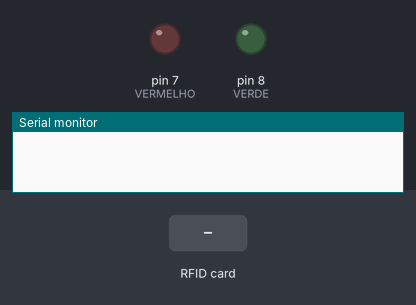
The sketch below on a simulated Arduino Uno, built for the host (arithmetic inside an expression is 32-bit, double 64-bit). On the bench: output pins drawn as LEDs (lit = HIGH), the last lines printed to the serial monitor. Inputs (shaded band) come from the test bench. Storage starts empty.

Above: at 1.2 s.
1.3 s: RFID card 20 6B 18 83 held to the reader
At 2.2 s:
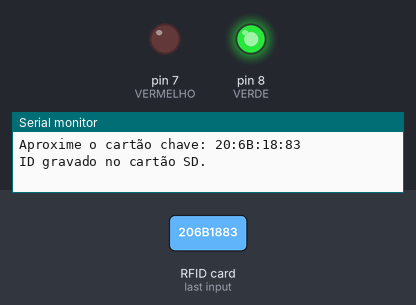
2.8 s: RFID card 5E 7A 19 C4 held to the reader
At 3.8 s:
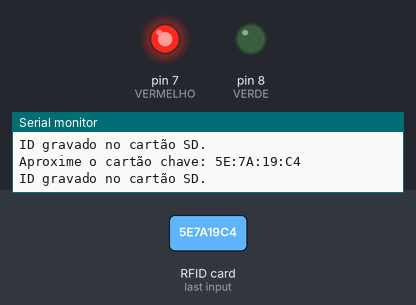
Timing chart, 0 to 5.8 s (numbered marks = the images above; inputs shaded):
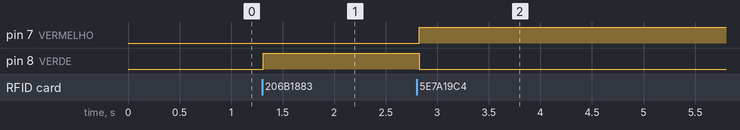

The sketch:

leitor_2LEDS_SD2.ino
```cpp
#include <SPI.h>
#include <MFRC522.h>
#include <SD.h> // Inclui a biblioteca SD.h

#define chipSelect 4 // Define o pino CS do cartão SD
#define SS_PIN 10    // está conectado como pino Slave Select (SS) em uma comunicação SPI (Serial Peripheral Interface)
#define RST_PIN 9    // o pino 9 do Arduino está sendo usado como o pino de reset para o módulo MFRC522, leitor de cartão RFID
#define VERDE 8      // Pino do Led verde
#define VERMELHO 7   // Pino do LED vermelho

MFRC522 rfid(SS_PIN, RST_PIN);
File arquivo; // Declaração global do objeto de arquivo

// Defina as chaves permitidas como uma matriz de strings
String chavesPermitidas[] = {
    "20:6B:18:83",
    // Adicione outras chaves permitidas aqui
};

void setup()
{
    // Inicializa a comunicação serial
    Serial.begin(9600);

    // Inicializa o SPI
    SPI.begin();

    // Inicializa o módulo RFID
    rfid.PCD_Init();

    // Configura o pino do LED verde como saída
    pinMode(VERDE, OUTPUT);

    // Configura o pino do LED vermelho como saída
    pinMode(VERMELHO, OUTPUT);

    // Inicializa a comunicação com o cartão SD com tratamento de exceções
    try
    {
        if (!SD.begin(chipSelect))
        {
            throw "Falha ao inicializar o cartão SD";
        }

        // Abre o arquivo no cartão SD uma vez no início do programa
        arquivo = SD.open("alunos.txt", FILE_WRITE);
        if (!arquivo)
        {
            throw "Erro ao abrir o arquivo no cartão SD.";
        }
    }
    catch (const char *error)
    {
        Serial.println(error);
        while (true)
        {
            // Fica em um loop infinito em caso de erro crítico
        }
    }
}

void loop()
{
    // Verifica se há um novo cartão
    if (!rfid.PICC_IsNewCardPresent() || !rfid.PICC_ReadCardSerial())
        return;

    // Obtém o tipo do cartão
    MFRC522::PICC_Type tipoPICC = rfid.PICC_GetType(rfid.uid.sak);

    // Verifica se o cartão é do tipo MIFARE Classic
    if (tipoPICC != MFRC522::PICC_TYPE_MIFARE_MINI &&
        tipoPICC != MFRC522::PICC_TYPE_MIFARE_1K &&
        tipoPICC != MFRC522::PICC_TYPE_MIFARE_4K)
    {
        Serial.println(F("Seu cartão não é do tipo MIFARE Classic."));
        return;
    }

    // Converte o UID do cartão para uma string !!
    String strID = "";
    for (byte i = 0; i < 4; i++)
    {
        strID +=
            (rfid.uid.uidByte[i] < 0x10 ? "0" : "") + String(rfid.uid.uidByte[i], HEX) + (i != 3 ? ":" : "");
    }

    strID.toUpperCase();
    Serial.print("Aproxime o cartão chave: ");
    Serial.println(strID);

    // Verifica se o ID lido está na lista de chaves permitidas
    bool chaveAutorizada = false;
    for (int i = 0; i < sizeof(chavesPermitidas) / sizeof(chavesPermitidas[0]); i++)
    {
        if (strID == chavesPermitidas[i])
        {
            chaveAutorizada = true;
            break;
        }
    }

    // Grava o ID no cartão SD com tratamento de exceções
    try
    {
        if (arquivo)
        {
            arquivo.println(strID);
            Serial.println("ID gravado no cartão SD.");
        }
        else
        {
            throw "Erro ao escrever no arquivo no cartão SD.";
        }
    }
    catch (const char *error)
    {
        Serial.println(error);
    }

    // Verifica se a chave é autorizada e atua com base nisso
    if (chaveAutorizada)
    {
        digitalWrite(VERDE, HIGH);   // Liga o LED verde
        digitalWrite(VERMELHO, LOW); // Desliga o LED vermelho
    }
    else
    {
        digitalWrite(VERDE, LOW);     // Desliga o LED verde
        digitalWrite(VERMELHO, HIGH); // Liga o LED vermelho
    }

    // Para a comunicação com o cartão
    rfid.PICC_HaltA();
    rfid.PCD_StopCrypto1();
}
```

Measured:
- after the input at 1.3 s, pin 8 (VERDE): LOW → HIGH at once
- after the input at 2.8 s, pin 7 (VERMELHO): LOW → HIGH at once; pin 8 (VERDE): HIGH → LOW at once
